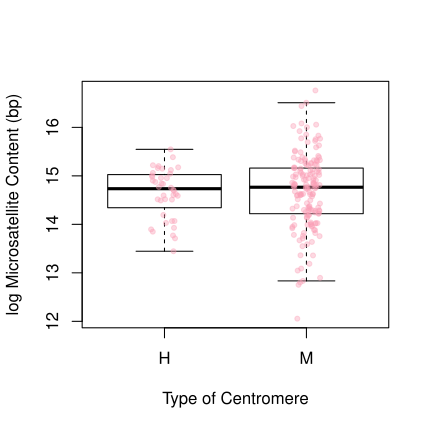

Generate this figure with R:
 # read in microsatellite and centromere data
microsat.cent <- read.csv("../../results/micRocounter_results_TII_typecentromere.csv",
                          row.names = 4)

# plot for presentation
boxplot(log(all) ~ holo.or.mono,
        data = microsat.cent,
        outpch = NA,
        xlab = "Type of Centromere",
        ylab = "log Microsatellite Content (bp)")
stripchart(log(microsat.cent$all) ~ microsat.cent$holo.or.mono,
           vertical = TRUE,
           data = microsat.cent,
           method = "jitter",
           add = TRUE,
           pch = 20,
           col = rgb(250, 159, 181, 100,
                     maxColorValue = 255))

# export pdf at 4.3" x 4.3"
